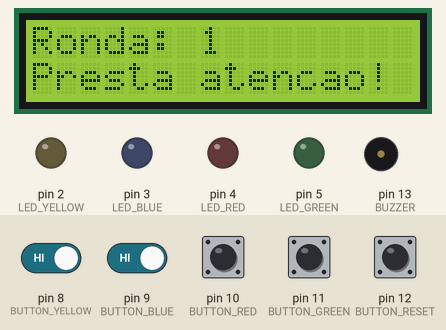
This sketch was run on a simulated Arduino Uno, built with avr-gcc and run on an emulated ATmega328P. Shown: 16×2 character LCD, output pins drawn as LEDs (lit = HIGH), buzzer (waves = sounding). Inputs (shaded band) come from the test bench; at power-on: pin 8 (BUTTON_YELLOW), pin 9 (BUTTON_BLUE), pin 10 (BUTTON_RED), pin 11 (BUTTON_GREEN), pin 12 (BUTTON_RESET) HIGH. Random numbers use the default seed unless the sketch sets one.

Above: at 3.2 s.
3.3 s: pin 12 (BUTTON_RESET) pulled LOW for 1 s
At 5.9 s:
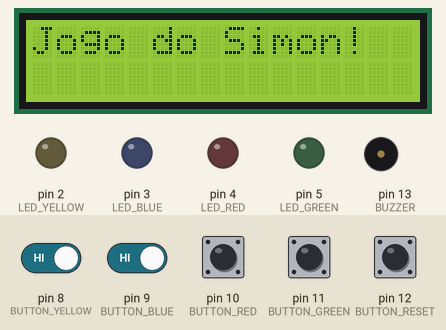
7.0 s: pin 8 (BUTTON_YELLOW) driven LOW and pin 9 (BUTTON_BLUE) driven LOW
At 9.8 s:
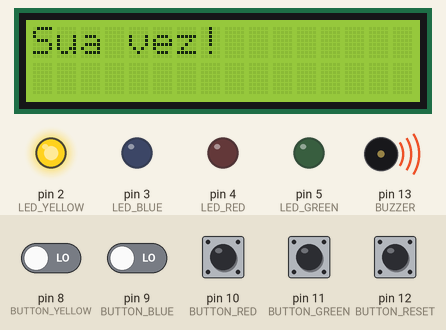
10.0 s: pin 8 (BUTTON_YELLOW) driven HIGH
At 11.3 s:
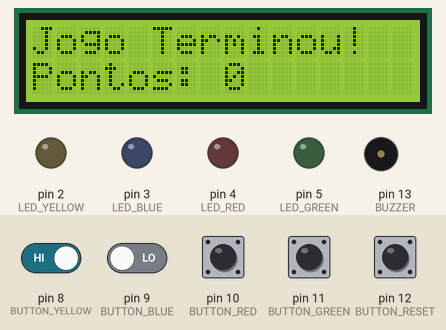
11.9 s: pin 12 (BUTTON_RESET) pulled LOW for 0.15 s
At 13.6 s:
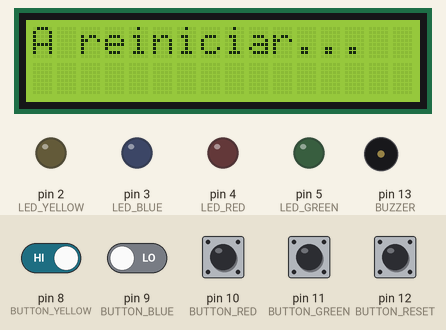
17.3 s: pin 10 (BUTTON_RED) pulled LOW for 1 s
At 18.1 s:
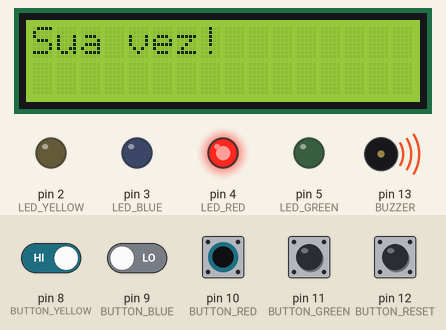
Timing chart, 0 to 20.3 s (numbered marks = the images above; inputs shaded):
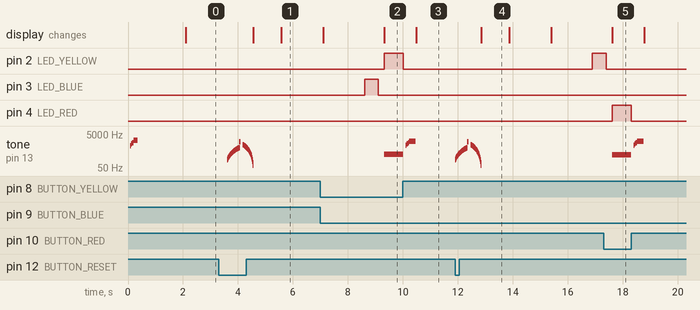

Measured:
- after the input at 3.3 s, tone on pin 13 (BUZZER): plays 150 Hz for 0.01 s, 165 Hz for 0.01 s, 180 Hz for 0.01 s, 195 Hz for 0.01 s, 210 Hz for 0.01 s, 225 Hz for 0.01 s … (91 notes in this stretch), starting after 0.31 s
- after the input at 7.0 s, pin 2 (LED_YELLOW): LOW → HIGH after 2.3 s; tone on pin 13 (BUZZER): silent → 330 Hz after 2.3 s
- after the input at 10.0 s, pin 2 (LED_YELLOW): HIGH → LOW at once; tone on pin 13 (BUZZER): plays 1109 Hz for 0.04 s, 1319 Hz for 0.04 s, 1568 Hz for 0.04 s, 1865 Hz for 0.24 s, starting at once; the display: changes after 0.49 s (image 3)
- after the input at 11.9 s, pin 2 (LED_YELLOW): LOW → HIGH after 5.0 s; tone on pin 13 (BUZZER): plays 150 Hz for 0.01 s, 165 Hz for 0.01 s, 180 Hz for 0.01 s, 195 Hz for 0.01 s, 210 Hz for 0.01 s, 225 Hz for 0.01 s … (91 notes in this stretch), starting at once; the display: changes after 0.96 s (image 4)
- after the input at 17.3 s, pin 4 (LED_RED): LOW → HIGH after 0.31 s, → LOW 0.69 s later
- what the display in image 4 shows lasts 1.0 s, from 12.9 s to 13.9 s

The sketch:

Jogo_Simon.ino
```cpp
#include <Wire.h>
#include <LiquidCrystal_I2C.h>

#define LED_YELLOW 2
#define LED_BLUE 3
#define LED_RED 4
#define LED_GREEN 5

#define BUTTON_YELLOW 8
#define BUTTON_BLUE 9
#define BUTTON_RED 10
#define BUTTON_GREEN 11
#define BUTTON_RESET 12

#define BUZZER 13

#define STATE_START_GAME 0
#define STATE_SHOW_SEQUENCE 1
#define STATE_PLAYER_TURN 2
#define STATE_GAME_OVER 3
#define STATE_VICTORY 4

const int MAX_ROUNDS = 20;

LiquidCrystal_I2C lcd(0x27, 16, 2);

int gameState = STATE_START_GAME;

int gameSequence[MAX_ROUNDS];
int currentRound = 1;
int playerStep = 0;

void setup()
{
  Serial.begin(9600);
  randomSeed(analogRead(A0));

  pinMode(BUTTON_YELLOW, INPUT_PULLUP);
  pinMode(BUTTON_BLUE, INPUT_PULLUP);
  pinMode(BUTTON_RED, INPUT_PULLUP);
  pinMode(BUTTON_GREEN, INPUT_PULLUP);
  pinMode(BUTTON_RESET, INPUT_PULLUP);

  pinMode(LED_YELLOW, OUTPUT);
  pinMode(LED_BLUE, OUTPUT);
  pinMode(LED_RED, OUTPUT);
  pinMode(LED_GREEN, OUTPUT);

  pinMode(BUZZER, OUTPUT);

  lcd.init();
  lcd.backlight();
  lcd.clear();
  lcd.setCursor(0, 0);
  lcd.print("Jogo do Simon!");

  tone(BUZZER, 1047);
  delay(40);
  tone(BUZZER, 1319);
  delay(40);
  tone(BUZZER, 1568);
  delay(40);
  tone(BUZZER, 2093);
  delay(150);
  noTone(BUZZER);
  delay(1730);
}

void loop()
{
  if (digitalRead(BUTTON_RESET) == LOW) {
    for (int i = 150; i < 800; i += 15) {
      tone(BUZZER, i, 8);
      delay(10);
    }

    tone(BUZZER, 1800, 50);
    delay(80);
    noTone(BUZZER);
    delay(50);

    for (int i = 1200; i > 60; i -= 25) {
      tone(BUZZER, i, 12);
      delay(8);
    }

    noTone(BUZZER);

    resetGameData();
    return;
  }

  switch (gameState) {
    case STATE_START_GAME: {
      lcd.clear();
      lcd.setCursor(0, 0);
      lcd.print("Ronda: ");
      lcd.print(currentRound);
      lcd.setCursor(0, 1);
      lcd.print("Presta atencao!");
      delay(1500);

      generateSequence();
      gameState = STATE_SHOW_SEQUENCE;
      break;
    }
    case STATE_SHOW_SEQUENCE: {
      showSequence();

      lcd.clear();
      lcd.setCursor(0, 0);
      lcd.print("Sua vez!");

      playerStep = 0;
      gameState = STATE_PLAYER_TURN;
      break;
    }
    case STATE_PLAYER_TURN: {
      int pressedButton = readPlayerInput();

      if (pressedButton != -1) {
        buttonFeedback(pressedButton);

        if (pressedButton != gameSequence[playerStep]) {
          triggerGameOverScreen();
          gameState = STATE_GAME_OVER;
        } else {
          playerStep++;

          if (playerStep >= currentRound) {
            if (currentRound == MAX_ROUNDS) {
              triggerVictoryScreen();
              gameState = STATE_VICTORY;
            } else {
              triggerNextRoundScreen();
              gameState = STATE_START_GAME;
            }
          }
        }
      }

      break;
    }
    case STATE_GAME_OVER: {
      break;
    }
    case STATE_VICTORY: {
      break;
    }
  }
}

void resetGameData() {
  currentRound = 1;
  playerStep = 0;

  for (int i = 0; i < MAX_ROUNDS; i++) {
    gameSequence[i] = 0;
  }

  lcd.clear();
  lcd.print("A reiniciar...");
  delay(1000);

  lcd.clear();
  lcd.print("Jogo do Simon!");
  delay(1500);

  gameState = STATE_START_GAME;

  while (digitalRead(BUTTON_RESET) == LOW) {
    delay(10);
  }
}

void generateSequence() {
  int positionIndex = currentRound - 1;

  gameSequence[positionIndex] = random(0, 4);
}

void showSequence() {
  for (int i = 0; i < currentRound; i++) {
    if (digitalRead(BUTTON_RESET) == LOW) {
      return;
    }

    int colorCode = gameSequence[i];
    int ledPin = 0;

    switch (colorCode) {
      case 0:
		ledPin = LED_GREEN;
		break;
      case 1:
		ledPin = LED_RED;
		break;
      case 2:
		ledPin = LED_YELLOW;
		break;
      case 3:
		ledPin = LED_BLUE;
		break;
      default: {
        Serial.print("ERRO CRITICO: colorCode invalido recebido -> ");
        Serial.println(colorCode);

        lcd.clear();
        lcd.setCursor(0, 0);
        lcd.print("ERRO DE SISTEMA");
        lcd.setCursor(0, 1);
        lcd.print("Reinicie o jogo");

        while (true);
        break;
      }
    }

    digitalWrite(ledPin, HIGH);
    delay(500);
    digitalWrite(ledPin, LOW);
    delay(200);
  }
}

int readPlayerInput() {
  if (digitalRead(BUTTON_GREEN) == LOW) {
    return 0;
  }

  if (digitalRead(BUTTON_RED) == LOW) {
    return 1;
  }

  if (digitalRead(BUTTON_YELLOW) == LOW) {
    return 2;
  }

  if (digitalRead(BUTTON_BLUE) == LOW) {
    return 3;
  }

  return -1;
}

void buttonFeedback(int colorCode) {
  int ledPin = 0;
  int frequency = 0;

  switch (colorCode) {
    case 0:
      ledPin = LED_GREEN;
      frequency = 262;
      break;
    case 1:
      ledPin = LED_RED;
      frequency = 294;
      break;
    case 2:
      ledPin = LED_YELLOW;
      frequency = 330;
      break;
    case 3:
      ledPin = LED_BLUE;
      frequency = 349;
      break;
    default:
      return;
  }

  digitalWrite(ledPin, HIGH);
  tone(BUZZER, frequency);

  while (readPlayerInput() == colorCode) {
    if (digitalRead(BUTTON_RESET) == LOW) {
      break;
    }

    delay(10);
  }

  digitalWrite(ledPin, LOW);
  noTone(BUZZER);
  delay(100);
}

void triggerGameOverScreen() {
  tone(BUZZER, 1109);
  delay(40);
  tone(BUZZER, 1319);
  delay(40);
  tone(BUZZER, 1568);
  delay(40);
  tone(BUZZER, 1865);
  delay(240);
  noTone(BUZZER);

  lcd.clear();
  lcd.setCursor(0, 0);
  lcd.print("Jogo Terminou!");
  lcd.setCursor(0, 1);
  lcd.print("Pontos: ");
  lcd.print(currentRound - 1);
}

void triggerVictoryScreen() {
  lcd.clear();
  lcd.setCursor(0, 0);
  lcd.print("MEMORIA LENDARIA");
  lcd.setCursor(0, 1);
  lcd.print("Ganhaste o Jogo!");

  tone(BUZZER, 988);
  delay(180);
  tone(BUZZER, 988);
  delay(180);
  tone(BUZZER, 988);
  delay(100);
  noTone(BUZZER);
  delay(100);
  tone(BUZZER, 880);
  delay(160);
  tone(BUZZER, 988);
  delay(160);
  tone(BUZZER, 1175);
  delay(180);
  tone(BUZZER, 988);
  delay(180);
  noTone(BUZZER);
  delay(180);
  tone(BUZZER, 880);
  delay(180);
  tone(BUZZER, 988);
  delay(240);
  noTone(BUZZER);
  delay(200);
  tone(BUZZER, 784);
  delay(180);
  noTone(BUZZER);
  delay(120);
  tone(BUZZER, 784);
  delay(240);
  tone(BUZZER, 740);
  delay(240);
  tone(BUZZER, 740);
  delay(240);
  noTone(BUZZER);
  delay(120);
  tone(BUZZER, 880);
  delay(200);
  tone(BUZZER, 932);
  delay(400);

  noTone(BUZZER);
}

void triggerNextRoundScreen() {
  lcd.clear();
  lcd.setCursor(0, 0);
  lcd.print("Acertou!");
  lcd.setCursor(0, 1);
  lcd.print("Proxima ronda...");

  currentRound++;
  delay(2000);
}
```
